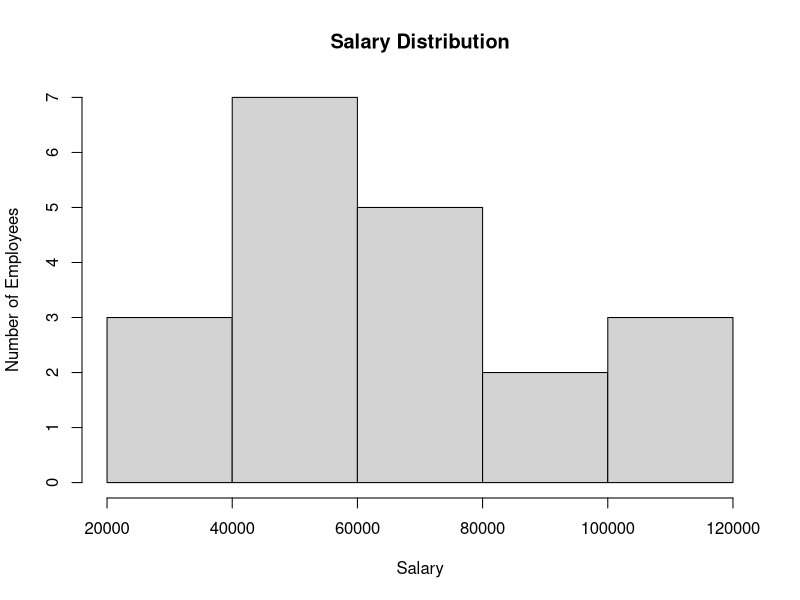
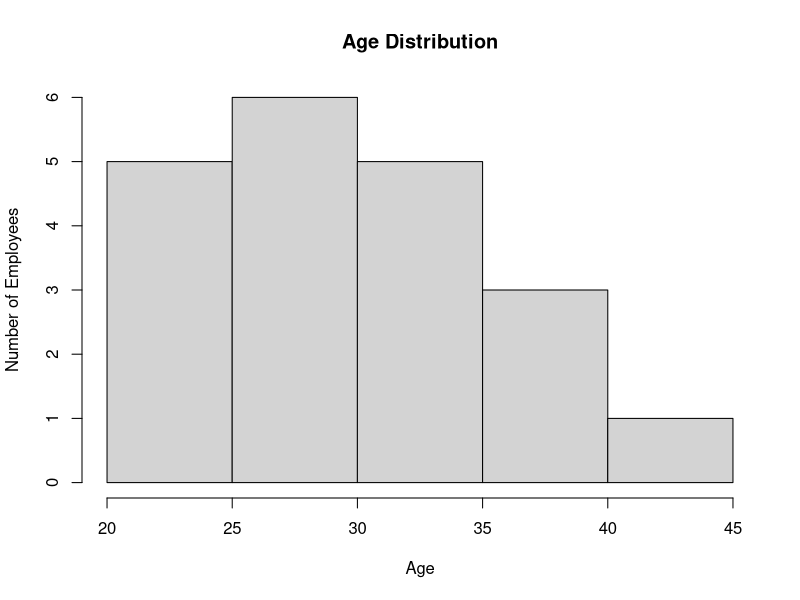
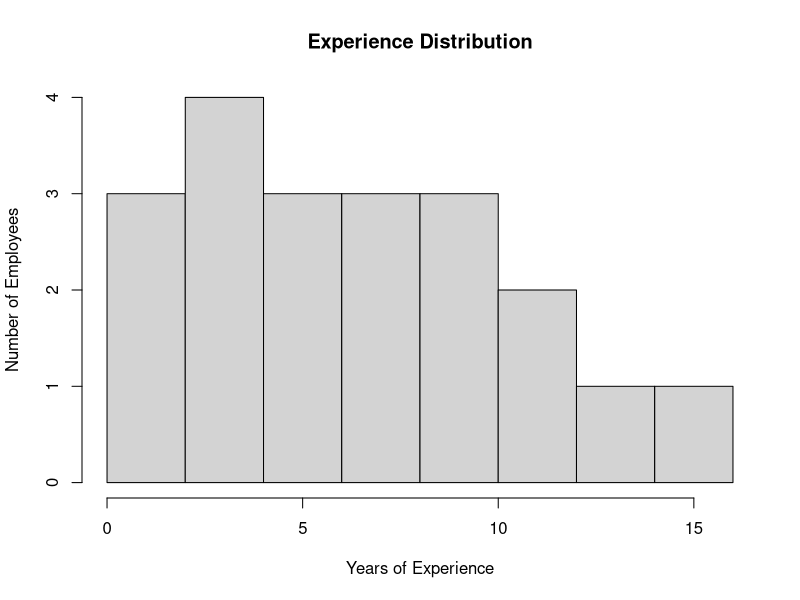
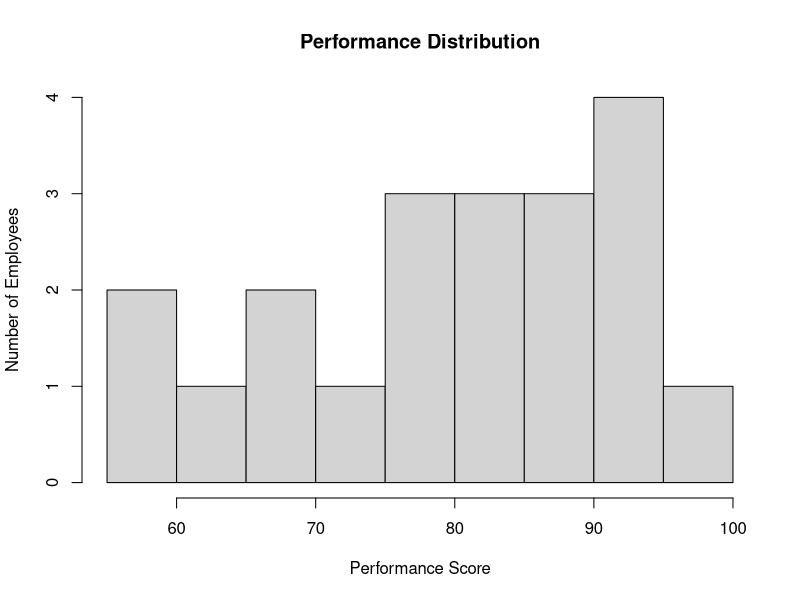
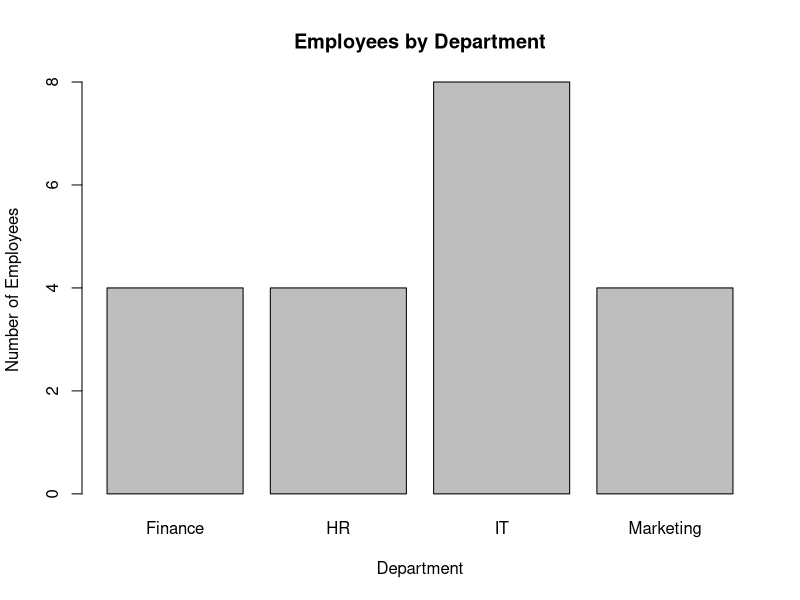
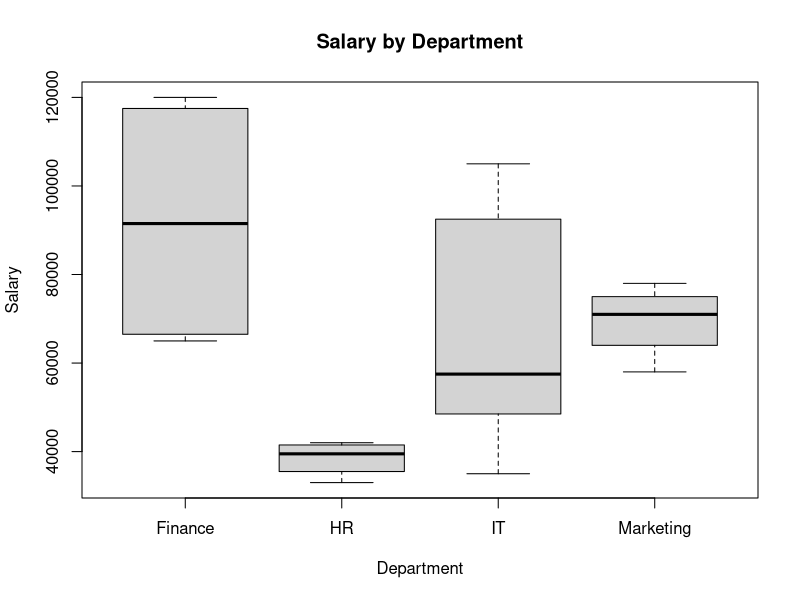
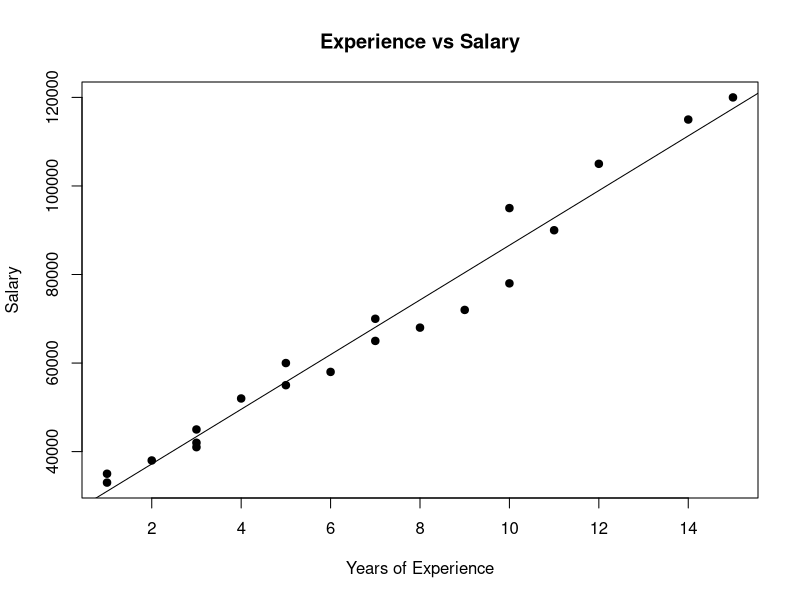
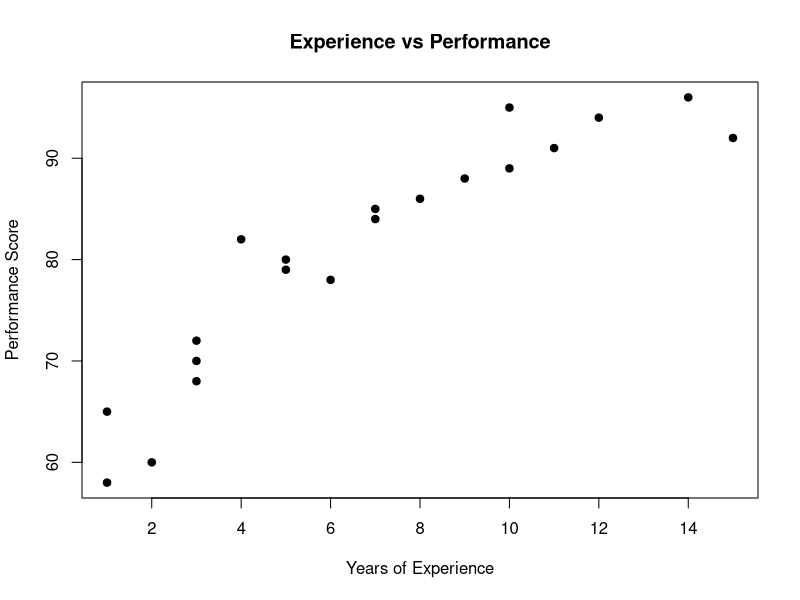

These figures' R source, in order:

# Create dataset
df <- data.frame(
  Employee_ID = 1:20,
  Age = c(22,25,28,31,35,29,24,27,40,33,26,30,37,23,32,28,41,36,25,34),
  Gender = c("Male","Female","Male","Female","Male","Female","Male","Female","Male","Female",
             "Male","Female","Male","Female","Male","Female","Male","Female","Male","Female"),
  Department = c("IT","HR","IT","Finance","IT","Marketing","HR","IT","Finance","Marketing",
                 "IT","Finance","IT","HR","Marketing","IT","Finance","IT","HR","Marketing"),
  Experience = c(1,3,5,7,10,6,2,4,15,9,3,8,12,1,7,5,14,11,3,10),
  Education = c("Bachelor","Master","Master","Master","PhD","Bachelor","Bachelor","Master","PhD","Master",
                "Bachelor","Master","PhD","Bachelor","Master","Master","PhD","Master","Bachelor","Master"),
  Salary = c(35000,42000,55000,65000,95000,58000,38000,52000,120000,72000,
             45000,68000,105000,33000,70000,60000,115000,90000,41000,78000),
  Performance_Score = c(65,72,80,85,95,78,60,82,92,88,70,86,94,58,84,79,96,91,68,89),
  Projects = c(2,3,5,6,9,5,2,4,12,7,3,6,10,1,6,5,11,9,3,8),
  Remote = c("Yes","No","Yes","No","Yes","Yes","No","Yes","No","Yes",
             "Yes","No","Yes","No","Yes","No","Yes","No","Yes","No")
)

# View dataset
View(df)

# Display first rows
head(df)

# Display last rows
tail(df)

# Check dataset dimensions
dim(df)

# Check number of rows
nrow(df)

# Check number of columns
ncol(df)

# Display column names
names(df)

# Check dataset structure
str(df)

# Check data types
sapply(df, class)

# Generate summary statistics
summary(df)

# Check missing values
colSums(is.na(df))

# Check total missing values
sum(is.na(df))

# Check duplicate rows
sum(duplicated(df))

# Display duplicate rows
df[duplicated(df), ]

# Find unique departments
unique(df$Department)

# Find unique genders
unique(df$Gender)

# Find unique education levels
unique(df$Education)

# Find unique remote values
unique(df$Remote)

# Count unique departments
length(unique(df$Department))

# Count unique genders
length(unique(df$Gender))

# Count unique education levels
length(unique(df$Education))

# Count employees by department
table(df$Department)

# Count employees by gender
table(df$Gender)

# Count employees by education
table(df$Education)

# Count remote employees
table(df$Remote)

# Calculate department percentages
prop.table(table(df$Department)) * 100

# Calculate gender percentages
prop.table(table(df$Gender)) * 100

# Calculate education percentages
prop.table(table(df$Education)) * 100

# Calculate remote percentages
prop.table(table(df$Remote)) * 100

# Calculate average age
mean(df$Age)

# Calculate median age
median(df$Age)

# Find minimum age
min(df$Age)

# Find maximum age
max(df$Age)

# Calculate average experience
mean(df$Experience)

# Calculate median experience
median(df$Experience)

# Find minimum experience
min(df$Experience)

# Find maximum experience
max(df$Experience)

# Calculate average salary
mean(df$Salary)

# Calculate median salary
median(df$Salary)

# Find minimum salary
min(df$Salary)

# Find maximum salary
max(df$Salary)

# Calculate average performance
mean(df$Performance_Score)

# Calculate median performance
median(df$Performance_Score)

# Find minimum performance
min(df$Performance_Score)

# Find maximum performance
max(df$Performance_Score)

# Calculate average projects
mean(df$Projects)

# Calculate median projects
median(df$Projects)

# Calculate average salary by department
dept_salary <- aggregate(
  Salary ~ Department,
  data = df,
  FUN = mean
)

dept_salary

# Calculate average performance by department
dept_performance <- aggregate(
  Performance_Score ~ Department,
  data = df,
  FUN = mean
)

dept_performance

# Calculate average experience by department
dept_experience <- aggregate(
  Experience ~ Department,
  data = df,
  FUN = mean
)

dept_experience

# Count employees by department
dept_count <- as.data.frame(table(df$Department))

names(dept_count) <- c("Department", "Employee_Count")

dept_count

# Load dplyr
library(dplyr)

# Create department summary
department_summary <- df %>%
  group_by(Department) %>%
  summarise(
    Average_Salary = mean(Salary),
    Average_Experience = mean(Experience),
    Average_Performance = mean(Performance_Score),
    Average_Projects = mean(Projects),
    Total_Projects = sum(Projects),
    Employee_Count = n()
  )

department_summary

# Sort departments by salary
salary_sorted <- department_summary %>%
  arrange(desc(Average_Salary))

salary_sorted

# Find highest paid employee
highest_paid <- df %>%
  arrange(desc(Salary)) %>%
  head(1)

highest_paid

# Find lowest paid employee
lowest_paid <- df %>%
  arrange(Salary) %>%
  head(1)

lowest_paid

# Find highest performing employee
highest_performer <- df %>%
  arrange(desc(Performance_Score)) %>%
  head(1)

highest_performer

# Find lowest performing employee
lowest_performer <- df %>%
  arrange(Performance_Score) %>%
  head(1)

lowest_performer

# Filter experienced employees
experienced_employees <- df %>%
  filter(Experience > 5)

experienced_employees

# Filter high salary employees
high_salary_employees <- df %>%
  filter(Salary > 70000)

high_salary_employees

# Filter high performing employees
high_performers <- df %>%
  filter(Performance_Score > 90)

high_performers

# Filter IT employees
it_employees <- df %>%
  filter(Department == "IT")

it_employees

# Filter master degree employees
master_employees <- df %>%
  filter(Education == "Master")

master_employees

# Calculate salary by education
education_salary <- df %>%
  group_by(Education) %>%
  summarise(
    Average_Salary = mean(Salary),
    Employee_Count = n()
  )

education_salary

# Calculate salary by gender
gender_salary <- df %>%
  group_by(Gender) %>%
  summarise(
    Average_Salary = mean(Salary),
    Employee_Count = n()
  )

gender_salary

# Calculate performance by gender
gender_performance <- df %>%
  group_by(Gender) %>%
  summarise(
    Average_Performance = mean(Performance_Score),
    Employee_Count = n()
  )

gender_performance

# Analyze remote employees
remote_analysis <- df %>%
  group_by(Remote) %>%
  summarise(
    Average_Salary = mean(Salary),
    Average_Performance = mean(Performance_Score),
    Average_Experience = mean(Experience),
    Employee_Count = n()
  )

remote_analysis

# Calculate experience and salary correlation
cor(df$Experience, df$Salary)

# Calculate experience and performance correlation
cor(df$Experience, df$Performance_Score)

# Calculate projects and performance correlation
cor(df$Projects, df$Performance_Score)

# Calculate projects and salary correlation
cor(df$Projects, df$Salary)

# Select numerical columns
numeric_columns <- df[, c(
  "Age",
  "Experience",
  "Salary",
  "Performance_Score",
  "Projects"
)]

# Create correlation matrix
correlation_matrix <- cor(numeric_columns)

correlation_matrix

# Plot salary distribution
hist(
  df$Salary,
  main = "Salary Distribution",
  xlab = "Salary",
  ylab = "Number of Employees"
)

# Plot age distribution
hist(
  df$Age,
  main = "Age Distribution",
  xlab = "Age",
  ylab = "Number of Employees"
)

# Plot experience distribution
hist(
  df$Experience,
  main = "Experience Distribution",
  xlab = "Years of Experience",
  ylab = "Number of Employees"
)

# Plot performance distribution
hist(
  df$Performance_Score,
  main = "Performance Distribution",
  xlab = "Performance Score",
  ylab = "Number of Employees"
)

# Plot department employee count
barplot(
  table(df$Department),
  main = "Employees by Department",
  xlab = "Department",
  ylab = "Number of Employees"
)

# Plot salary by department
boxplot(
  Salary ~ Department,
  data = df,
  main = "Salary by Department",
  xlab = "Department",
  ylab = "Salary"
)

# Plot experience versus salary
plot(
  df$Experience,
  df$Salary,
  main = "Experience vs Salary",
  xlab = "Years of Experience",
  ylab = "Salary",
  pch = 19
)

# Add regression line
abline(lm(Salary ~ Experience, data = df))

# Plot experience versus performance
plot(
  df$Experience,
  df$Performance_Score,
  main = "Experience vs Performance",
  xlab = "Years of Experience",
  ylab = "Performance Score",
  pch = 19
)

# Plot projects versus performance
plot(
  df$Projects,
  df$Performance_Score,
  main = "Projects vs Performance",
  xlab = "Number of Projects",
  ylab = "Performance Score",
  pch = 19
)

# Plot education versus salary
boxplot(
  Salary ~ Education,
  data = df,
  main = "Salary by Education",
  xlab = "Education",
  ylab = "Salary"
)

# Save dataset as CSV
write.csv(
  df,
  "employee_performance_data.csv",
  row.names = FALSE
)

# Confirm completion
print("EDA completed successfully!")
